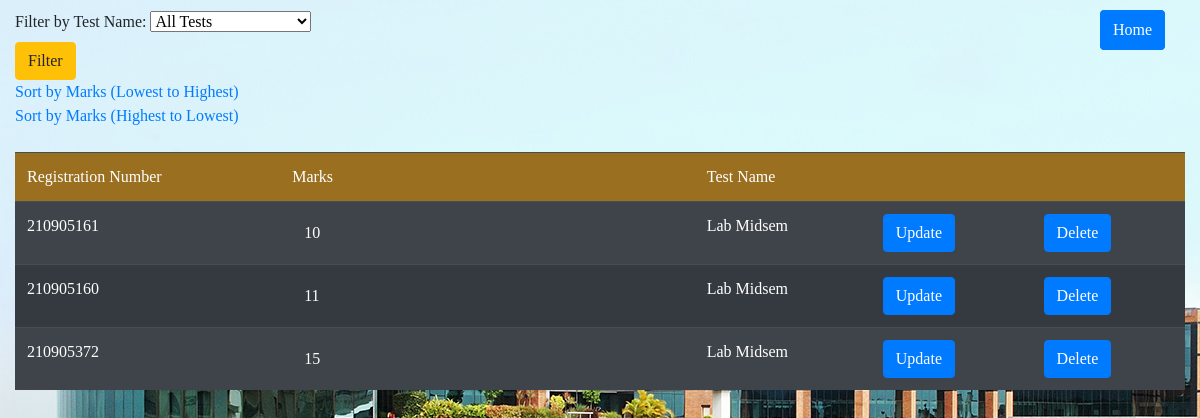
Page /teachermarks_result/ITL/?sort=asc on the committed database.
### webapp/models.py (models this page shows)
class Marks(models.Model):
    test_name = models.CharField(max_length=100)
    student_regno = models.ForeignKey(User, to_field='username', on_delete=models.CASCADE, limit_choices_to={'user': 'student'})
    subject = models.CharField(max_length=100)
    marks = models.PositiveIntegerField(default = 0)
    date = models.DateField()

class User(models.Model):
    CHOICES = (('student','student'),('teacher','teacher'))
    username = models.IntegerField(primary_key = True)
    password = models.CharField(max_length = 100)
    user = models.CharField(max_length = 100,choices=CHOICES)

### webapp/views.py (the view)
# urls.py: path('teachermarks_result/<str:subject>/',views.teachermarksResult,name='teachermarksResult'),
def teachermarksResult(request,subject):
    test_name = request.GET.get('test_name')
    sort_order = request.GET.get('sort')
    marks_query = Marks.objects.all()
    marks_query = marks_query.filter(subject=subject)
    if test_name:
        marks_query = marks_query.filter(test_name=test_name)
    else:
        if sort_order == 'asc':
            marks_query = marks_query.order_by('test_name','marks')
        elif sort_order == 'desc':
            marks_query = marks_query.order_by('test_name','-marks')
    unique_tests = Marks.objects.values('test_name').annotate(count=Count('test_name'))
    context =  {}
    context['unique_tests'] = unique_tests
    context['marks'] = marks_query
    context['subject'] = subject
    return render(request,'teachermarks_result.html',context)

### webapp/templates/webapp/teachermarks_result.html (shortened to what this page needs)
<!DOCTYPE html>
<html lang="en" xmlns="http://www.w3.org/1999/xhtml">
<head>
    <link rel="stylesheet" href="https://cdn.jsdelivr.net/npm/bootstrap@4.4.1/dist/css/bootstrap.min.css">
    <link href="https://cdn.jsdelivr.net/npm/bootstrap-icons/font/bootstrap-icons.css" rel="stylesheet">
</head>
{% load static %}
<body style="background-image:url({% static 'manipal.jpg' %});font-family:Georgia">
    <button type="submit" class="btn btn-primary" style="height:40px;position:absolute;top:10px;left:1100px"><a href="/index/" style="color:white">Home</a></button>
    <div class="container-fluid">
        <div class="d-flex" style="padding-top:10px">
            <form action="/teachermarks_result/{{ subject }}/" method="GET" class="mr-2">
                <label for="test_name">Filter by Test Name:</label>
                <select name="test_name" id="test_name">
                    <option value="">All Tests</option>
                </select><br />
                <input type="submit" value="Filter" class="btn btn-warning"><br />
            </form>
            <button type="submit" class="btn btn-primary" style="height:40px;position:absolute;top:10px;left:1100px"><a href="/index/" style="color:white">Home</a></button>
        </div>
        <a href="/teachermarks_result/{{ subject }}/?sort=asc">Sort by Marks (Lowest to Highest)</a><br />
        <a href="/teachermarks_result/{{ subject }}/?sort=desc">Sort by Marks (Highest to Lowest)</a>
    </div>
    <div class="container-fluid">
        <table class="table table-dark table-striped table-hover mt-4">
            <thead style="background-color: rgba(255, 165, 0, 0.5); border-radius: 20px;">
            <td>Registration Number</td>
            <td>Marks</td>
            <td>Test Name</td>
            <td></td>
            <td></td>
            </thead>
            {% for mark in marks %}
            <tr>
                <td>{{ mark.student_regno.username }}</td>
                <form action="/editMarks/{{ mark.id}}{{request.path|cut:"/"}}/" method="POST">
                    <td><input type="text" class="form-control w-50 bg-transparent text-white border-0 shadow-none" name="marks" value="{{ mark.marks }}"></td>
                    <td>{{ mark.test_name }}</td>
                    <td><button type="submit" class="btn btn-primary">Update</button></td>
                </form>
                <td><button type="submit" class="btn btn-primary"><a href="/deleteMarks/{{ mark.id }}{{request.path|cut:"/"}}" style="color:white">Delete</a></button></td>
            </tr>
            {% endfor %}
        </table>
    </div>
</body>
</html>

### rows in the picture
Marks: student_regno.username "210905161", marks "10", test_name "Lab Midsem"
Marks: student_regno.username "210905160", marks "11", test_name "Lab Midsem"
Marks: student_regno.username "210905372", marks "15", test_name "Lab Midsem"
